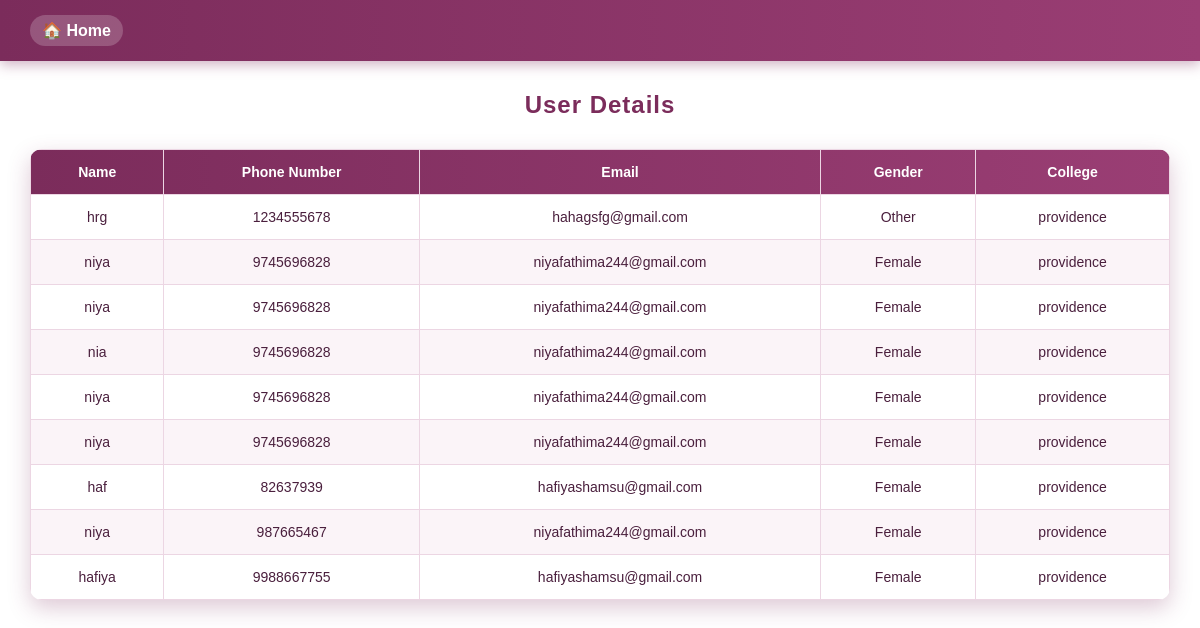
Page /viewuser on the earlier database version.
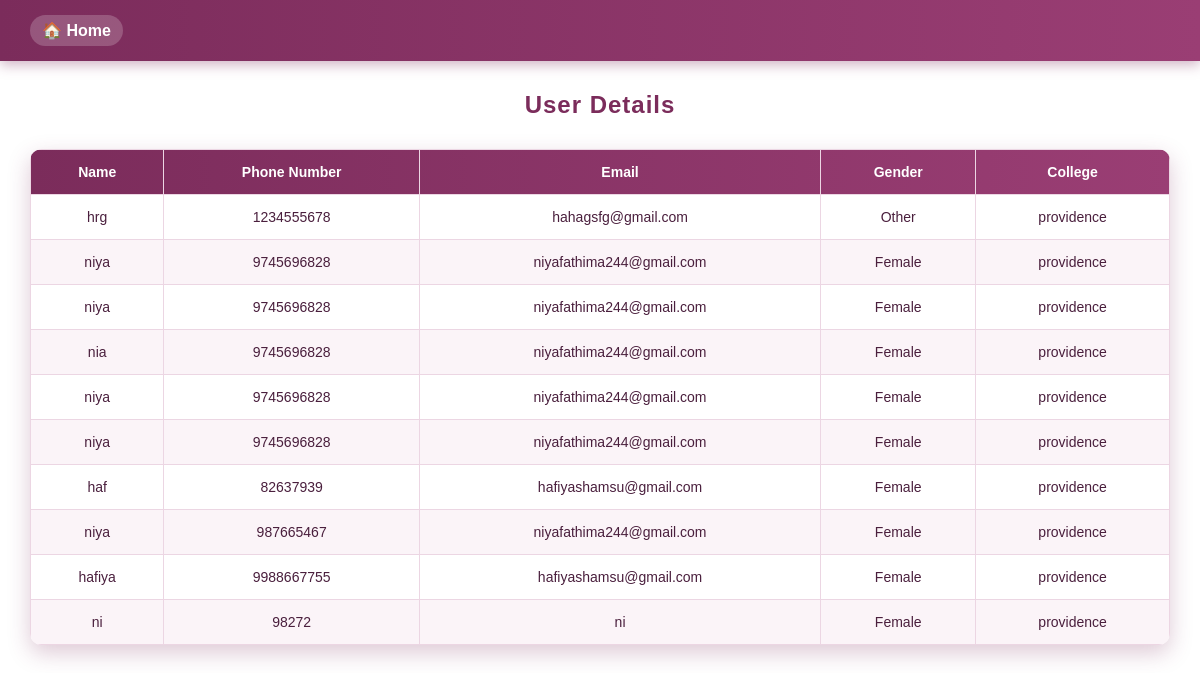
Same page on the later database version.
### Womencare/models.py (models this page shows)
class UserTable(models.Model):
    Name=models.CharField(max_length=100,null=True,blank=True)
    Phone_number=models.BigIntegerField()
    Email=models.CharField(max_length=100,null=True,blank=True)
    Gender=models.CharField(max_length=15,null=True,blank=True)
    Age=models.IntegerField()
    College_id=models.ForeignKey(CollegeTable,on_delete=models.CASCADE,null=True,blank=True)
    login_id=models.ForeignKey(LoginTable, on_delete=models.CASCADE, null=True,blank=True)

class CollegeTable(models.Model):
    login_id=models.ForeignKey(LoginTable,on_delete=models.CASCADE,null=True,blank=True)
    College_name=models.CharField(max_length=100,null=True,blank=True)
    Phone_Number=models.BigIntegerField(null=True,blank=True)
    Email=models.CharField(max_length=100,null=True,blank=True)
    Address=models.CharField(max_length=1500,null=True,blank=True)

### Womencare/views.py (the view)
# urls.py: path('viewuser', userPage.as_view(), name='viewuser'),
class userPage(View):
    def get(self, request):
        obj=UserTable.objects.all()
        return render(request, 'administration/viewuser.html',{'val':obj})

### templates/administration/viewuser.html (shortened to what this page needs)
<!DOCTYPE html>
<html>
<head>
</head>
<body>
    <div class="navbar">
        <a href="/Admin_home">🏠 Home</a>
    </div>
    <h2>User Details</h2>
    <table>
        <thead>
            <tr>
                <th>Name</th>
                <th>Phone Number</th>
                <th>Email</th>
                <th>Gender</th>
                <th>College</th>
            </tr>
        </thead>
        <tbody>
            {% for i in val %}
            <tr>
                <td>{{ i.Name }}</td>
                <td>{{ i.Phone_number }}</td>
                <td>{{ i.Email }}</td>
                <td>{{ i.Gender }}</td>
                <td>{{ i.College_id.College_name }}</td>
            </tr>
            {% endfor %}
        </tbody>
    </table>
</body>
</html>

Differences in the rows shown:
added UserTable: Name "ni", Phone_number "98272", Email "ni", Gender "Female", College_id.College_name "providence"
